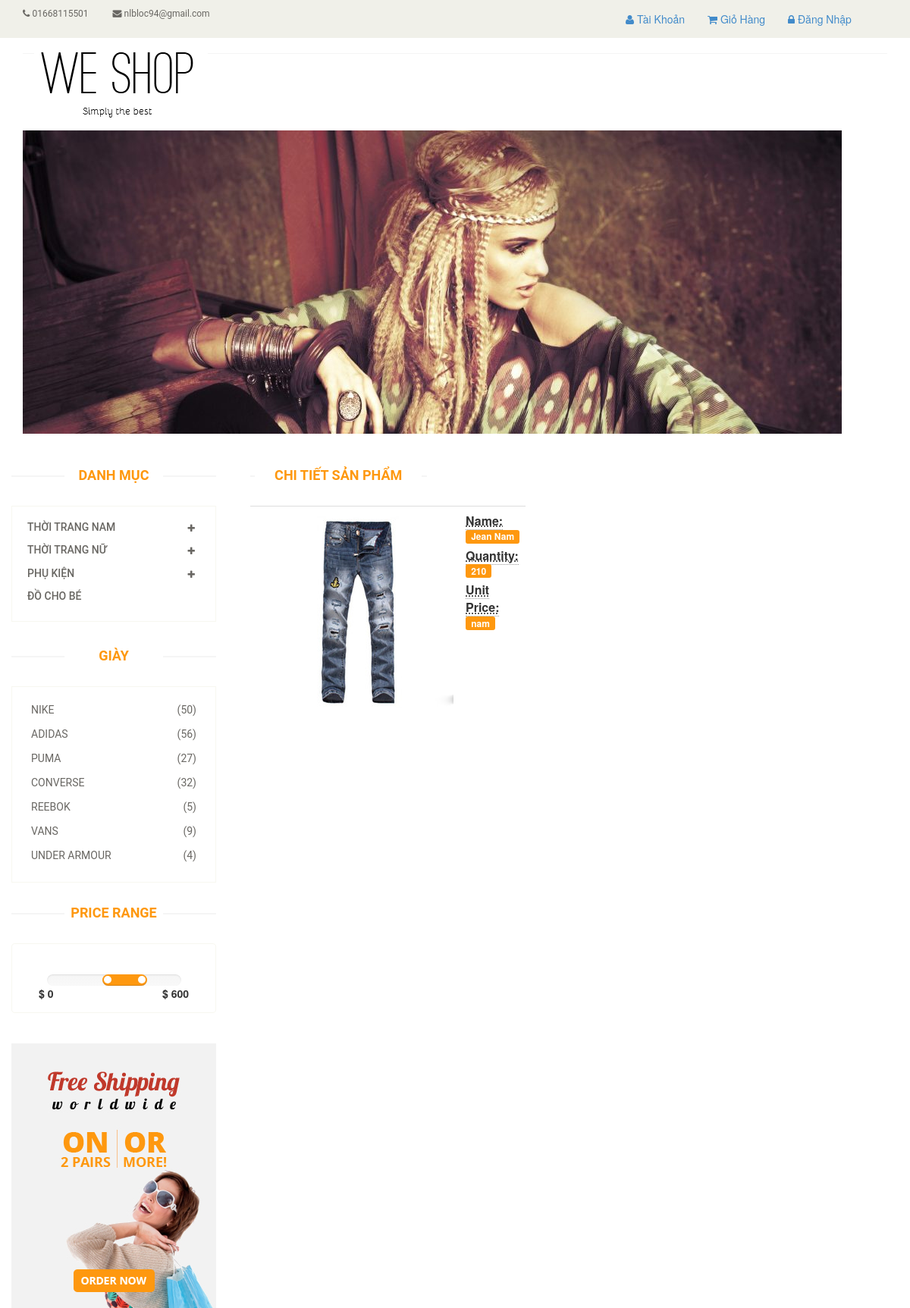
Screenshot of /front_end/index.php?action=chitietsp&id_product=23 with the database file from the repository.
### tables this page shows
CREATE TABLE `product` (
  `id_product` int(255) NOT NULL,
  `name_product` varchar(50) NOT NULL,
  `description` text NOT NULL,
  `price` varchar(50) NOT NULL,
  `quantity` int(11) NOT NULL,
  `status` text NOT NULL,
  `day_added` date DEFAULT NULL,
  `hinh_product` text NOT NULL,
  `is_featured` bit(1) NOT NULL,
  `id_category` varchar(50) DEFAULT NULL,
  `name_category` varchar(50) DEFAULT NULL
);

### model/data/DatabaseUtils.php (called while the page is built, shortened)
<?php
class DatabaseUtils {
    public static $dns = "mysql:host=localhost;dbname=aoquan_db";
    public static $username = 'root';
    public static $password = '';
    public static function connect() {
        $options = array(\PDO::ATTR_ERRMODE => \PDO::ERRMODE_EXCEPTION);
        $db = new \PDO( self::$dns, self::$username, self::$password, $options);
        return $db;
    }
}

### model/data/ProductDao.php (called while the page is built, shortened)
<?php
class ProductDao {
    private $db;
    function __construct($db) {
        $this->db = $db;
    }
    function findById1($id_product) {
        $sql = "select * from product where id_product=?";
        $command = $command = $this->db->prepare($sql);
        $command->bindValue(1, $id_product);
        $command->execute();
        $result = $command->fetch();
        return $result;
    }
}

### front_end/views/products/chitetsp.php (the view, shortened to what this page needs)
<?php require'common/header.php'; ?>
<?php require 'common/menubar.php'?>
<div class="container">
    <div class="row">
        <div class="col-md-3"><h2 class="title text-center">Chi tiết sản phẩm</h2>
        <div class="col-md-3">
        <table class="table"
               <tbody>
                <tr>
                    <td style="width:50%">
                        <img src="../<?= $row['hinh_product'] ?>">
                    </td>
                    <td>
                        <abbr title="name"><strong>Name:</strong></abbr>
                        <span class="label label-info"><?= $row['name_product'] ?></span>  <br>
                        <abbr title="price"><strong>Quantity:</strong></abbr>
                        <span class="label label-info"><?= $row['price'] ?></span>  <br>
                        <abbr title="description"><strong>Unit Price:</strong></abbr>
                        <span class="label label-info"><?= $row['description'] ?></span>  <br>
                    </td>
                </tr>
        </table>
        </div>
    </div>
        </div>
    </div>

### front_end/common/css/main.css (style rules this page uses)
body { font-family: 'Roboto', sans-serif; background:; position: relative; font-weight:400px; }
h1, h2, h3, h4, h5, h6 { font-family: 'Roboto', sans-serif; }
.left-sidebar h2:after, h2.title:after { content: " "; position: absolute; border: 1px solid #f5f5f5; bottom:8px; left: 0; width: 100%; height: 0; z-index: -2; }
h2.title:before { content: " "; position: absolute; background: #fff; bottom: -6px; width: 220px; height: 30px; z-index: -1; left: 50%; margin-left: -110px; }
h2.title { color: #FE980F; font-family: 'Roboto', sans-serif; font-size: 18px; font-weight: 700; margin: 0 15px; text-transform: uppercase; margin-bottom: 30px; position: relative; }

### front_end/common/css/style.css (style rules this page uses)
.label { display:inline-block;margin-bottom:5px;font-weight:bold;background-color: #FE980F; }

### rows the page displays
product: hinh_product (picture), name_product "Jean Nam", price "210", description "nam"
